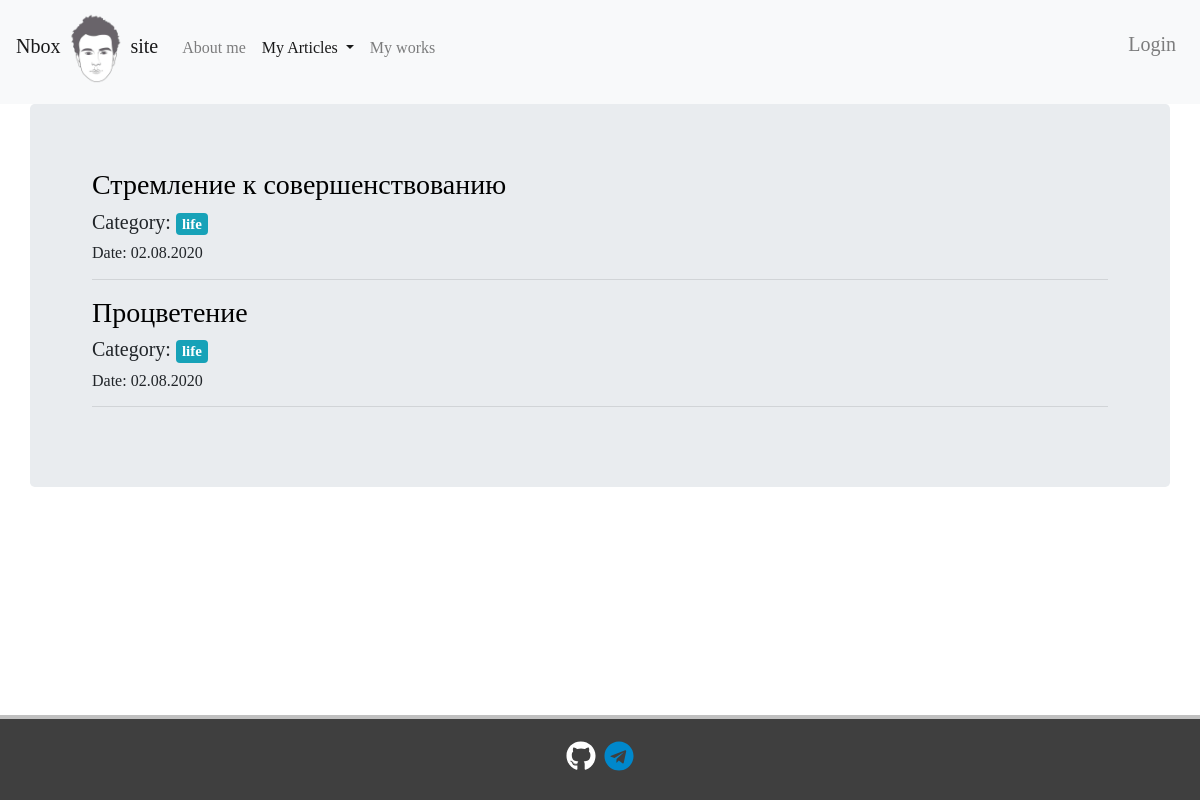
The app's page /articles/, older data.
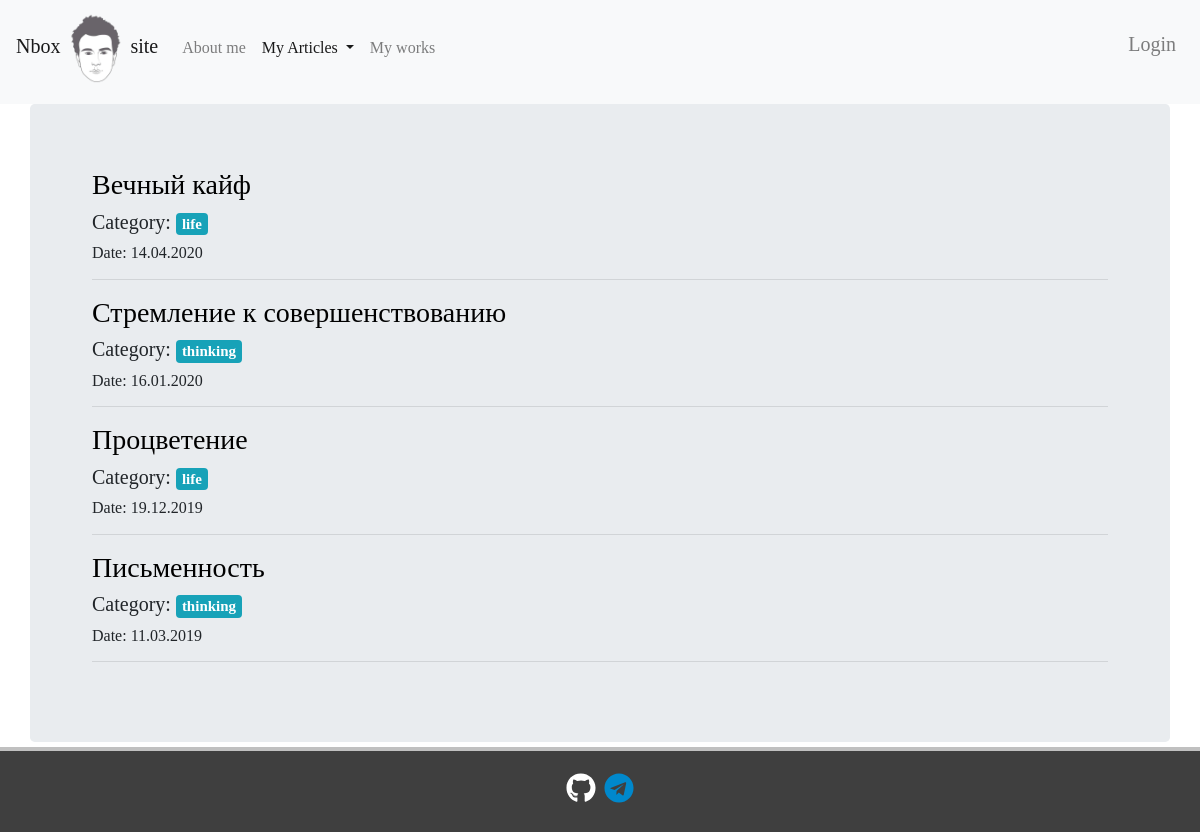
The same page, newer data.
### articles/models.py (models this page shows, shortened)
class Articles(models.Model):
    title = models.CharField(
        max_length=120,
        verbose_name='Title')
    content = RichTextField(blank=True, null=True)
    category = models.CharField(max_length=255, default='life')
    date = models.DateTimeField(verbose_name='Publication date')
    class Meta:
        verbose_name = 'Article'
        verbose_name_plural = 'Articles'

### articles/views.py (the view)
# urls.py: path('', ArticlesView.as_view(), name='articles'),
class ArticlesView(ListView):
    template_name = 'articles/articles_page.html'
    model = Articles
    def get_context_data(self, *args, **kwargs):
        context = super().get_context_data(*args, **kwargs)
        context['articles'] = Articles.objects.all().order_by('-date')[:20]
        context['categories'] = Category.objects.all()
        return context

### articles/models.py (called while the page is built)
    def __str__(self):
        return self.name

### articles/templates/articles/articles_page.html (shortened to what this page needs)
{% extends "home/wrapper.html" %}
{% load static %}
{% block ar %} active {% endblock %}
{% block content %}
    <div class="container">
        {% for post in articles %}
            <a class="my_a" href="{% url 'article' post.pk %}">
                <h3>
                    {{ post.title }}
                </h3>
            </a>
            <h5>
                Category:
                <a class="badge badge-info" href="{% url 'category' post.category|slugify %}">
                    {{ post.category }}
                </a>
            </h5>
            <h6>
                Date: {{ post.date|date:"d.m.Y" }}
            </h6>
            <hr>
        {% endfor %}
    </div>
{% endblock %}

### home/templates/home/wrapper.html (shortened to what this page needs)
{% load static %}
<!DOCTYPE html>
<html lang="en">
    <head>
        <link rel="stylesheet" href="https://maxcdn.bootstrapcdn.com/bootstrap/4.0.0/css/bootstrap.min.css">
        <link rel="stylesheet" type="text/css" href="{% static 'home/base.css' %}">
    </head>
    <body>
        <nav class="navbar navbar-expand-lg navbar-light bg-light sticky-top">
            <a href="{% url 'home' %}" class="navbar-brand">
                <h5>
                    Nbox<img src="{% static 'home/nav.PNG' %}">site
                </h5>
            </a>
            <div class="collapse navbar-collapse" id="navbarResponsive">
                <ul class="navbar-nav mr-auto">
                    <h6>
                        <li class="nav-item {% block a %}{% endblock a %}">
                            <a href="{% url 'about' %}" class="nav-link">About me</a>
                        </li>
                    </h6>
                    <h6>
                        <li class="nav-item dropdown {% block ar %}{% endblock ar %}">
                            <a href="#" class="nav-link dropdown-toggle" id="navbarDropdown" role="button"
                               data-toggle="dropdown" aria-haspopup="true" aria-expanded="false">
                                My Articles
                            </a>
                        </li>
                    </h6>
                    <h6>
                        <li class="nav-item {% block w %}{% endblock w %}">
                            <a href="{% url 'works' %}" class="nav-link">
                                My works
                            </a>
                        </li>
                    </h6>
                </ul>
                <ul class="navbar-nav ml-auto">
                    {% if user.is_authenticated %}
                        <h6>
                            <li class="nav-item">
                                <a href="{% url 'logout' %}" class="nav-link">
                                    Logout
                                </a>
                            </li>
                        </h6>
                        <h6>
                            <li class="nav-item {% block lo %}{% endblock lo %}">
                                <a href="{% url 'edit_profile' %}" class="nav-link">
                                    Update Profile
                                </a>
                            </li>
                        </h6>
                    {% else %}
                        <h6>
                            <li class="nav-item {% block l %}{% endblock l %}">
                                <a href="{% url 'login' %}" class="nav-link">
                                    <h5>Login</h5>
                                </a>
                            </li>
                        </h6>
                    {% endif %}
                </ul>
            </div>
        </nav>
        <div class="container">
            <div class="row jumbotron" style="margin-bottom: 0;">
                <div class="col-xs-12 col-sm-12 col-md-12 col-lg-12 col-xl-12">
                    {% block content %}
                    {% endblock content %}
                </div>
            </div>
        </div>
        <footer class="container-fluid">
            <div class="container-fluid">
                <div class="row padding text-center">
                    <div class="col-12 social padding">
                        <a target="blank" href="https://github.com/nbox363"><i class="fab fa-github"></i></a>
                        <a target="blank" href="https://t.me/nbox363"><i class="fab fa-telegram"></i></a>
                    </div>
                </div>
            </div>
        </footer>
    </body>
</html>

### home/static/home/base.css (style rules this page uses)
.navbar-brand img { width: 70px; }
.social { font-size: 30px; margin-top: 15px; }
.fa-github { color: #fff }
.fa-telegram { color: #0088cc }
footer { background-color: #3f3f3f; border-top: 4px solid silver; color: snow; height: 85px; position: absolute; bottom: 0; }
body { padding-bottom: 90px; position: relative; min-height: 100vh; }
.my_a { color: black; }
h1, h2, h3, h4, h5, h6 { font-family: Geneva; }

Row changes from the older to the newer data that the page shows:
added Articles: title "Вечный кайф", category "life", date "14.04.2020"
changed Articles "Стремление к совершенствованию": category "life" → "thinking"; date "02.08.2020" → "16.01.2020"
changed Articles "Процветение": date "02.08.2020" → "19.12.2019"
added Articles: title "Письменность", category "thinking", date "11.03.2019"
